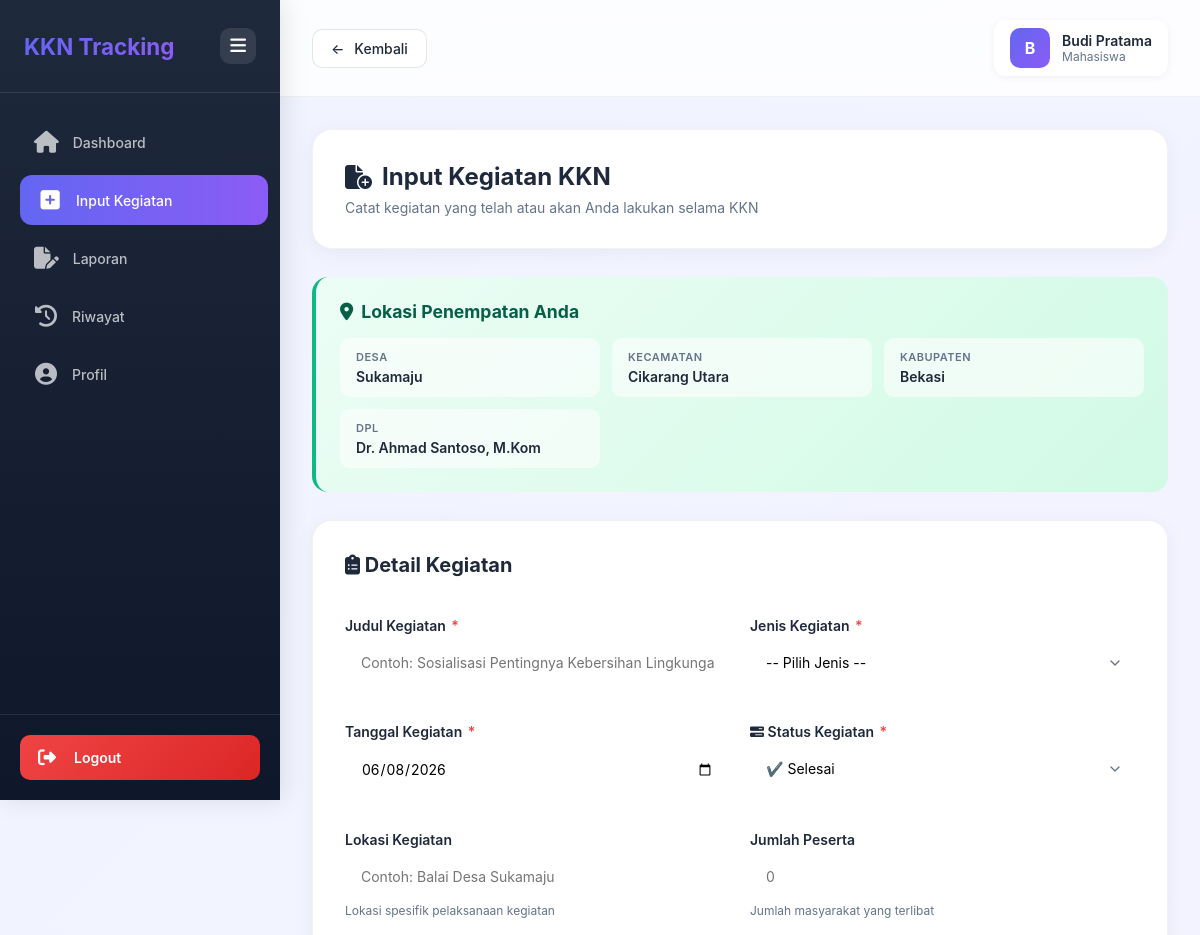
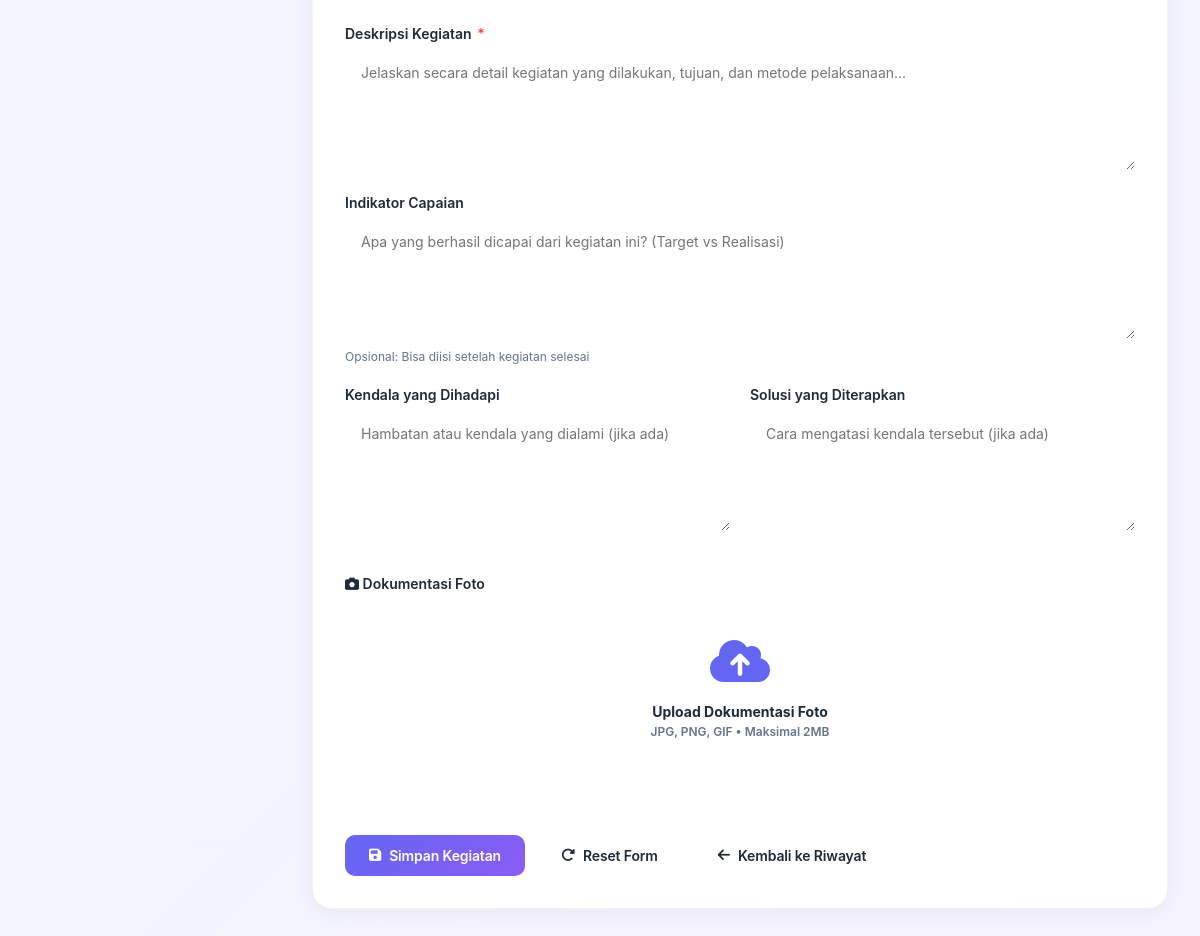
/Mahasiswa/input_kegiatan.php (signed in), run on the app's committed database (2 pictures, top to bottom).
### tables this page shows
CREATE TABLE `penempatan` (
  `id` int NOT NULL AUTO_INCREMENT,
  `mahasiswa_id` int NOT NULL,
  `lokasi_id` int NOT NULL,
  `program_id` int NOT NULL,
  `dpl_id` int NOT NULL,
  `tanggal_penempatan` date NOT NULL,
  `status` enum('aktif','selesai','mengundurkan_dir') DEFAULT 'aktif',
  `created_at` timestamp NOT NULL DEFAULT CURRENT_TIMESTAMP,
  PRIMARY KEY (`id`),
  KEY `dpl_id` (`dpl_id`),
  KEY `idx_mahasiswa` (`mahasiswa_id`),
  KEY `idx_lokasi` (`lokasi_id`),
  KEY `idx_program` (`program_id`),
  KEY `idx_status` (`status`),
  CONSTRAINT `penempatan_ibfk_1` FOREIGN KEY (`mahasiswa_id`) REFERENCES `users` (`id`) ON DELETE CASCADE,
  CONSTRAINT `penempatan_ibfk_2` FOREIGN KEY (`lokasi_id`) REFERENCES `lokasi` (`id`),
  CONSTRAINT `penempatan_ibfk_3` FOREIGN KEY (`program_id`) REFERENCES `program_kkn` (`id`),
  CONSTRAINT `penempatan_ibfk_4` FOREIGN KEY (`dpl_id`) REFERENCES `users` (`id`)
);

CREATE TABLE `lokasi` (
  `id` int NOT NULL AUTO_INCREMENT,
  `nama_desa` varchar(100) NOT NULL,
  `kecamatan` varchar(50) NOT NULL,
  `kabupaten` varchar(50) NOT NULL,
  `provinsi` varchar(50) NOT NULL,
  `alamat_detail` text,
  `koordinat_lat` decimal(10,8) DEFAULT NULL,
  `koordinat_long` decimal(11,8) DEFAULT NULL,
  `nama_pemdes` varchar(100) DEFAULT NULL,
  `kontak_pemdes` varchar(15) DEFAULT NULL,
  `created_at` timestamp NOT NULL DEFAULT CURRENT_TIMESTAMP,
  PRIMARY KEY (`id`),
  KEY `idx_desa` (`nama_desa`),
  KEY `idx_kecamatan` (`kecamatan`,`kabupaten`)
);

CREATE TABLE `users` (
  `id` int NOT NULL AUTO_INCREMENT,
  `npm_nip` varchar(20) NOT NULL,
  `nama` varchar(100) NOT NULL,
  `email` varchar(100) NOT NULL,
  `password` varchar(255) NOT NULL,
  `role` enum('admin','dpl','mahasiswa','lembaga') NOT NULL,
  `lokasi_id` int DEFAULT NULL,
  `created_at` timestamp NOT NULL DEFAULT CURRENT_TIMESTAMP,
  PRIMARY KEY (`id`),
  UNIQUE KEY `npm_nip` (`npm_nip`),
  UNIQUE KEY `email` (`email`),
  KEY `idx_role` (`role`),
  KEY `idx_npm_nip` (`npm_nip`)
);

### Mahasiswa/input_kegiatan.php (the view, shortened to what this page needs)
<?php
$mahasiswa_id = $_SESSION['user_id'];
$database = new Database();
$pdo = $database->getConnection();
$edit_mode = false;
$edit_data = null;
$stmt = $pdo->prepare("
    SELECT p.id as penempatan_id, p.status,
           l.nama_desa, l.kecamatan, l.kabupaten,
           u.nama as nama_dpl
    FROM penempatan p
    JOIN lokasi l ON p.lokasi_id = l.id
    JOIN users u ON p.dpl_id = u.id
    WHERE p.mahasiswa_id = ? AND p.status = 'aktif'
");
$stmt->execute([$mahasiswa_id]);
$penempatan = $stmt->fetch(PDO::FETCH_ASSOC);
?>
<!DOCTYPE html>
<html lang="id">
<head>
</head>
<body>
<link rel="stylesheet" href="https://cdnjs.cloudflare.com/ajax/libs/font-awesome/6.5.1/css/all.min.css">
<aside class="sidebar" id="sidebar">
    <div class="sidebar-header">
        <div class="sidebar-brand">KKN Tracking</div>
        <button class="toggle-btn" onclick="toggleSidebar()" title="Toggle Menu">
            <i class="fa-solid fa-bars"></i>
        </button>
    </div>
    <nav class="sidebar-menu">
        <a href="dashboard.php" class="menu-item">
            <span class="menu-icon">
                <i class="fa-solid fa-house"></i>
            </span>
            <span class="menu-text">Dashboard</span>
        </a>
        <a href="input_kegiatan.php" class="menu-item active">
            <span class="menu-icon">
                <i class="fa-solid fa-square-plus"></i>
            </span>
            <span class="menu-text">Input Kegiatan</span>
        </a>
        <a href="input_laporan.php" class="menu-item">
            <span class="menu-icon">
                <i class="fa-solid fa-file-pen"></i>
            </span>
            <span class="menu-text">Laporan</span>
        </a>
        <a href="riwayat.php" class="menu-item">
            <span class="menu-icon">
                <i class="fa-solid fa-clock-rotate-left"></i>
            </span>
            <span class="menu-text">Riwayat</span>
        </a>
        <a href="profil.php" class="menu-item">
            <span class="menu-icon">
                <i class="fa-solid fa-circle-user"></i>
            </span>
            <span class="menu-text">Profil</span>
        </a>
    </nav>
    <div class="sidebar-footer">
        <a href="../logout.php" class="logout-btn">
            <span class="logout-icon">
                <i class="fa-solid fa-right-from-bracket"></i>
            </span>
            <span class="logout-text">Logout</span>
        </a>
    </div>
</aside>
    <main class="main-content">
        <div class="top-bar">
            <a href="javascript:history.back()" class="back-btn">
                <span>←</span>
                <span>Kembali</span>
            </a>
            <div class="user-info">
                <div class="user-avatar"><?= strtoupper(substr($_SESSION['nama'], 0, 1)) ?></div>
                <div>
                    <div class="user-name"><?= htmlspecialchars($_SESSION['nama']) ?></div>
                    <div class="user-role">Mahasiswa</div>
                </div>
            </div>
        </div>
       <div class="container">
    <div class="page-header">
        <h1 class="page-title">
            <i class="fa-solid <?= $edit_mode ? 'fa-pen-to-square' : 'fa-file-circle-plus' ?>"></i>
            <?= $edit_mode ? 'Edit Kegiatan' : 'Input Kegiatan KKN' ?>
        </h1>
        <p class="page-subtitle">
            <?= $edit_mode
                ? 'Ubah data kegiatan yang sudah dibuat'
                : 'Catat kegiatan yang telah atau akan Anda lakukan selama KKN' ?>
        </p>
    </div>
    <?php if ($penempatan || $edit_mode): ?>
        <?php if ($penempatan && !$edit_mode): ?>
        <div class="info-card">
            <h2 class="info-title">
                <i class="fa-solid fa-location-dot"></i>
                Lokasi Penempatan Anda
            </h2>
            <div class="info-grid">
                <div class="info-item">
                            <div class="info-label">Desa</div>
                            <div class="info-value"><?= htmlspecialchars($penempatan['nama_desa']) ?></div>
                        </div>
                        <div class="info-item">
                            <div class="info-label">Kecamatan</div>
                            <div class="info-value"><?= htmlspecialchars($penempatan['kecamatan']) ?></div>
                        </div>
                        <div class="info-item">
                            <div class="info-label">Kabupaten</div>
                            <div class="info-value"><?= htmlspecialchars($penempatan['kabupaten']) ?></div>
                        </div>
                        <div class="info-item">
                            <div class="info-label">DPL</div>
                            <div class="info-value"><?= htmlspecialchars($penempatan['nama_dpl']) ?></div>
                        </div>
                    </div>
                </div>
                <?php endif; ?>
<div class="form-card">
    <div class="form-title">
        <span>
            <i class="fa-solid <?= $edit_mode ? 'fa-pen-to-square' : 'fa-clipboard-list' ?>"></i>
            <?= $edit_mode ? 'Edit Detail Kegiatan' : 'Detail Kegiatan' ?>
        </span>
    </div>
                    <form method="POST" enctype="multipart/form-data">
                        <div class="form-row">
                            <div class="form-group">
                                <label>Judul Kegiatan <span class="required">*</span></label>
                                <input type="text" name="judul_kegiatan" class="form-control" required
                                       placeholder="Contoh: Sosialisasi Pentingnya Kebersihan Lingkungan"
                                       value="<?= $edit_mode && $edit_data ? htmlspecialchars($edit_data['judul_kegiatan']) : (isset($_POST['judul_kegiatan']) ? htmlspecialchars($_POST['judul_kegiatan']) : '') ?>">
                            </div>
                            <div class="form-group">
                                <label>Jenis Kegiatan <span class="required">*</span></label>
                                <select name="jenis_kegiatan" class="form-control" required>
                                    <option value="">-- Pilih Jenis --</option>
                                </select>
                            </div>
                        </div>
                        <div class="form-row">
                            <div class="form-group">
                                <label>Tanggal Kegiatan <span class="required">*</span></label>
                                <input type="date" name="tanggal_kegiatan" class="form-control" required
                                       value="<?= $edit_mode && $edit_data ? $edit_data['tanggal_kegiatan'] : (isset($_POST['tanggal_kegiatan']) ? $_POST['tanggal_kegiatan'] : date('Y-m-d')) ?>">
                            </div>
                           <div class="form-group">
    <label>
        <i class="fa-solid fa-bars-progress"></i>
        Status Kegiatan
        <span class="required">*</span>
    </label>
    <select name="status" class="form-control" required>
        <option value="selesai"
            <?= (!$edit_mode && !$edit_data) || ($edit_mode && $edit_data['status']=='selesai') || (isset($_POST['status']) && $_POST['status']=='selesai') ? 'selected' : '' ?>>
            ✔️ Selesai
        </option>
    </select>
</div>
</div>
                        <div class="form-row">
                            <div class="form-group">
                                <label>Lokasi Kegiatan</label>
                                <input type="text" name="lokasi_kegiatan" class="form-control"
                                       placeholder="Contoh: Balai Desa Sukamaju"
                                       value="<?= $edit_mode && $edit_data ? htmlspecialchars($edit_data['lokasi_kegiatan']) : (isset($_POST['lokasi_kegiatan']) ? htmlspecialchars($_POST['lokasi_kegiatan']) : '') ?>">
                                <div class="form-note">Lokasi spesifik pelaksanaan kegiatan</div>
                            </div>
                            <div class="form-group">
                                <label>Jumlah Peserta</label>
                                <input type="number" name="peserta_count" class="form-control"
                                       placeholder="0" min="0"
                                       value="<?= $edit_mode && $edit_data ? $edit_data['peserta_count'] : (isset($_POST['peserta_count']) ? $_POST['peserta_count'] : '') ?>">
                                <div class="form-note">Jumlah masyarakat yang terlibat</div>
                            </div>
                        </div>
                        <div class="form-group">
                            <label>Deskripsi Kegiatan <span class="required">*</span></label>
                            <textarea name="deskripsi" class="form-control" required
                                      placeholder="Jelaskan secara detail kegiatan yang dilakukan, tujuan, dan metode pelaksanaan..."><?= $edit_mode && $edit_data ? htmlspecialchars($edit_data['deskripsi']) : (isset($_POST['deskripsi']) ? htmlspecialchars($_POST['deskripsi']) : '') ?></textarea>
                        </div>
                        <div class="form-group">
                            <label>Indikator Capaian</label>
                            <textarea name="indikator_capaian" class="form-control"
                                      placeholder="Apa yang berhasil dicapai dari kegiatan ini? (Target vs Realisasi)"><?= $edit_mode && $edit_data ? htmlspecialchars($edit_data['indikator_capaian']) : (isset($_POST['indikator_capaian']) ? htmlspecialchars($_POST['indikator_capaian']) : '') ?></textarea>
                            <div class="form-note">Opsional: Bisa diisi setelah kegiatan selesai</div>
                        </div>
                        <div class="form-row">
                            <div class="form-group">
                                <label>Kendala yang Dihadapi</label>
                                <textarea name="kendala" class="form-control"
                                          placeholder="Hambatan atau kendala yang dialami (jika ada)"><?= $edit_mode && $edit_data ? htmlspecialchars($edit_data['kendala']) : (isset($_POST['kendala']) ? htmlspecialchars($_POST['kendala']) : '') ?></textarea>
                            </div>
                            <div class="form-group">
                                <label>Solusi yang Diterapkan</label>
                                <textarea name="solusi" class="form-control"
                                          placeholder="Cara mengatasi kendala tersebut (jika ada)"><?= $edit_mode && $edit_data ? htmlspecialchars($edit_data['solusi']) : (isset($_POST['solusi']) ? htmlspecialchars($_POST['solusi']) : '') ?></textarea>
                            </div>
                        </div>
                       <div class="form-group">
    <label>
        <i class="fa-solid fa-camera"></i>
        Dokumentasi Foto
    </label>
    <div class="file-upload" onclick="document.getElementById('foto_input').click()">
        <label for="foto_input">
            <div class="icon">
                <i class="fa-solid fa-cloud-arrow-up"></i>
            </div>
            <div class="text">
                <strong>Upload Dokumentasi Foto</strong>
            </div>
            <div class="hint">
                JPG, PNG, GIF • Maksimal 2MB
            </div>
        </label>
    </div>
</div>
<div class="btn-group">
    <?php if ($edit_mode): ?>
        <button type="submit" class="btn btn-warning">
            <i class="fa-solid fa-floppy-disk"></i>
            Update Kegiatan
        </button>
        <a href="riwayat.php" class="btn btn-secondary">
            <i class="fa-solid fa-xmark"></i>
            Batal
        </a>
    <?php else: ?>
        <button type="submit" class="btn btn-primary">
            <i class="fa-solid fa-floppy-disk"></i>
            Simpan Kegiatan
        </button>
        <button
            type="reset"
            class="btn btn-secondary"
            onclick="return confirm('Yakin ingin reset form? Semua data yang sudah diisi akan hilang.')"
        >
            <i class="fa-solid fa-rotate-right"></i>
            Reset Form
        </button>
    <?php endif; ?>
    <a href="riwayat.php" class="btn btn-secondary">
        <i class="fa-solid fa-arrow-left"></i>
        Kembali ke Riwayat
    </a>
</div>
</form>
</div>
<?php endif; ?>
</div>
</main>
</body>
</html>

### data on the page
penempatan: lokasi.nama_desa "Sukamaju", lokasi.kecamatan "Cikarang Utara", lokasi.kabupaten "Bekasi", dpl.nama "Dr. Ahmad Santoso, M.Kom"

### other printed values
substr($_SESSION['nama'], 0, 1) "B"
$_SESSION['nama'] "Budi Pratama"
